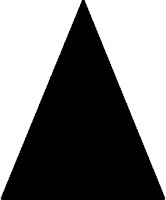
#> input picture notes/lec20/py/EdgeImage_03.jpg, 166 x 200 px
$ python histo_04.py --img1 ../../lec20/py/EdgeImage_03.jpg --img2 ../../lec20/py/elephant.jpg
#> lines starting #> are read from the running program, lines starting #| are printed output that depends on the picture; long printed decimals are rounded
#!/usr/bin/python

import cv2
import numpy as np
import argparse
from matplotlib import pyplot as plt

##############################################################
# module: histo_04.py
# author: vladimir kulyukin
# description: matching histograms with four different
# metrics. Two input images are taken, their normalized
# flattened histrograms are computed and matched.
#
# to run:
# python histo_04.py -i1 <path_to_image1> -i2 <path_to_image2>
#
# bugs to vladimir kulyukin via canvas.
###############################################################

ap = argparse.ArgumentParser()
ap.add_argument('-i1', '--img1', required=True, help='path to image 1')
ap.add_argument('-i2', '--img2', required=True, help='path to image 2')
args = vars(ap.parse_args())

image1 = cv2.imread(args['img1'])
#> image1 is the input picture: shape (200, 166, 3); min 0, max 255, mean 125.7
image2 = cv2.imread(args['img2'])
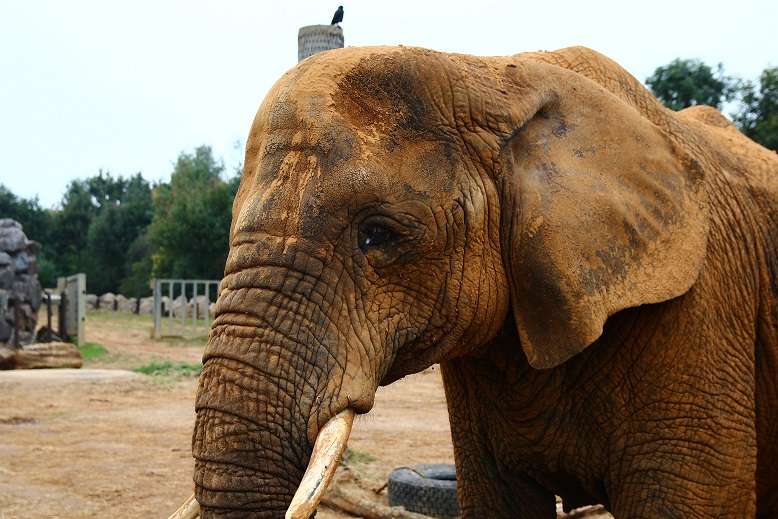
#> input picture notes/lec20/py/elephant.jpg, 778 x 519 px
#> image2 is the input picture: shape (519, 778, 3); mean B, G, R 95.2, 117.2, 135.3

# show image 1
rgb1 = cv2.cvtColor(image1, cv2.COLOR_BGR2RGB)
fig1 = plt.figure(1)
fig1.suptitle('Image 1')
plt.imshow(rgb1)

# show image 2
rgb2 = cv2.cvtColor(image2, cv2.COLOR_BGR2RGB)
fig2 = plt.figure(2)
fig2.suptitle('Image 2')
plt.imshow(rgb2)

# compute histogram feature vectors
hist1 = cv2.calcHist([image1], [0, 1, 2], None, [8, 8, 8], [0, 256, 0, 256, 0, 256])
hist2 = cv2.calcHist([image2], [0, 1, 2], None, [8, 8, 8], [0, 256, 0, 256, 0, 256])
# normalize and flatten feature vectors
norm_hist1 = cv2.normalize(hist1, hist1).flatten()
#> norm_hist1 = 512 values, max 0.718 at index 0, min 0 at index 1, mean 0.00279
norm_hist2 = cv2.normalize(hist2, hist2).flatten()
#> norm_hist2 = 512 values, max 0.711 at index 511, min 0 at index 3, mean 0.0076

fig3 = plt.figure(3)
fig3.suptitle('Normalized Histogram 1')
plt.xlim([0, 1])
plt.xlim([0, 513])
plt.xlabel('Bins')
plt.ylabel('Pixel Counts in Bins')
plt.plot(norm_hist1)

fig4 = plt.figure(4)
fig4.suptitle('Normalized Histogram 2')
plt.xlim([0, 1])
plt.xlim([0, 513])
plt.xlabel('Bins')
plt.ylabel('Pixel Counts in Bins')
plt.plot(norm_hist2)

##################### Histogram Matching ##################

'''
OpenCV has a built in method to facilitate an easy comparison of histograms:
cv2.compareHist(). Here is the signature.

cv2.compareHist(H1, H2, method)

The cv2.compareHist() function takes three arguments: H1, which is the first histogram
to be compared, H2, the second histogram to be compared, and method, which is a
flag indicating which comparison method should be performed.

The method flag can be any of the following:

cv2.HISTCMP_CORREL: Computes the correlation H1 and H2.
cv2.HISTCMP_CHISQR:  Computes the Chi-Squared distance b/w H1 and H2.
cv2.HISTCMP_INTERSECT Calculates the intersection between b/w H1 and H2.
cv2.HISTCMP_BHATTACHARYYA: Bhattacharyya distance measures the “overlap” b/w H1 and H2.

Note that for cv2.HISTCMP_CORREL and cv2.HISTCMP_INTERSECT the large the matching
score, the higher the similarity; for cv2.HISTCMP_CHISQR and cv2.HISTCMP_BHATTACHARYYA,
the smaller the matching score, the higher the similarity
'''

# let's create a dictionary mapping metrics to matching scores
dist_table = {}
dist_table['cv2.HISTCMP_CORREL'] = cv2.compareHist(norm_hist1, norm_hist2,
                                               cv2.HISTCMP_CORREL)
dist_table['cv2.HISTCMP_CHISQR'] = cv2.compareHist(norm_hist1, norm_hist2,
                                               cv2.HISTCMP_CHISQR)
dist_table['cv2.HISTCMP_INTERSECT'] = cv2.compareHist(norm_hist1, norm_hist2,
                                               cv2.HISTCMP_INTERSECT)
dist_table['cv2.HISTCMP_BHATTA'] = cv2.compareHist(norm_hist1, norm_hist2,
                                               cv2.HISTCMP_BHATTACHARYYA)

# let's display the metrics and the scores
for metric, score in dist_table.items():
    print(metric + ' = ' + str(score))
#> this loop made 4 passes
#> (metric, score) on passes 1 to 4: ('cv2.HISTCMP_CORREL', 0.689), ('cv2.HISTCMP_CHISQR', 4.37), ('cv2.HISTCMP_INTERSECT', 0.978), ('cv2.HISTCMP_BHATTA', 0.706)
#| cv2.HISTCMP_CORREL = 0.6894
#| cv2.HISTCMP_CHISQR = 4.366
#| cv2.HISTCMP_INTERSECT = 0.9779
#| cv2.HISTCMP_BHATTA = 0.7064

# show figs and plots
plt.show()
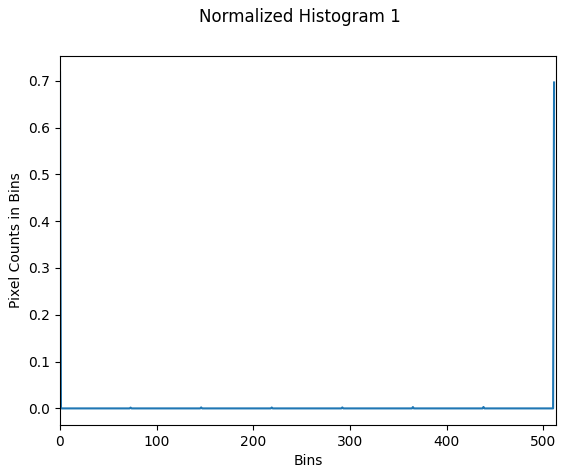
#> figure drawn by matplotlib, 1 panel; curve peaks at x = 0, y = 0.718
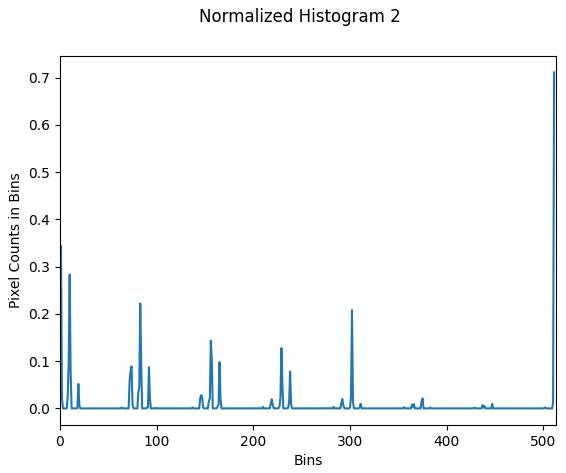
#> figure drawn by matplotlib, 1 panel; curve peaks at x = 511, y = 0.711
